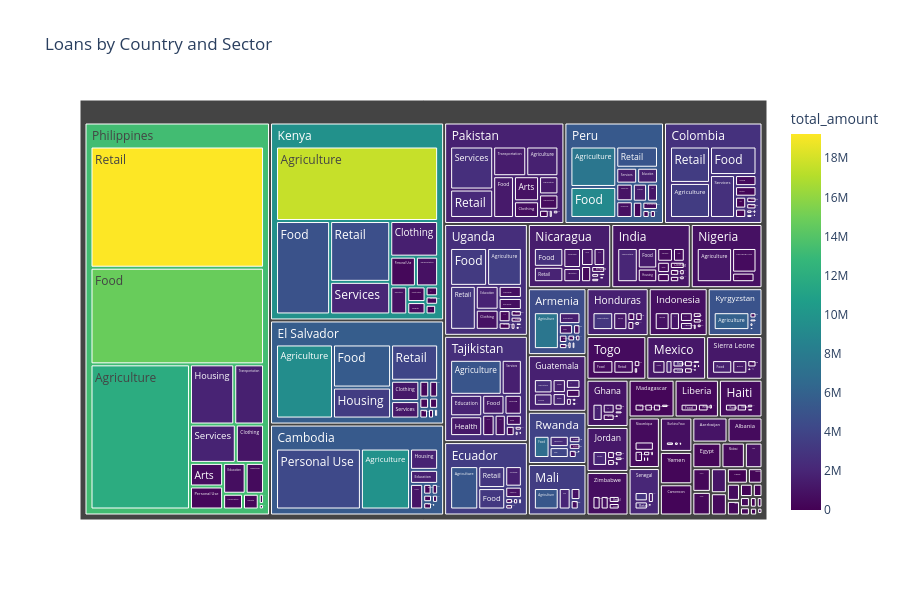

The cell this chart's notebook holds for it:
### Markdown cell above
_This cell defines a function to generate additional visualizations using data on poverty from the MPI dataset.  A choropleth map of loan counts, a choropleth map of poverty (MPI), a bubble map displaying loan volume versus MPI, and a treemap displaying loan distribution by country and sector are among the interactive visualizations that are created by combining country-level MPI values with the loan data.  Additionally, it conducts a correlation analysis using MPI and a heatmap that illustrates the connections between loan characteristics and poverty levels.  These images shed light on the relationship between loan activity and socioeconomic circumstances in various nations._

### Code cell
#  Additional Visualizations (corrected for your MPI file)
def mpi_visualisation(loans, data_path=DATA):
    # Load MPI data for poverty visuals
    mpi = pd.read_csv(data_path / 'kiva_mpi_region_locations.csv')

    # Merge with loans for country-level stats
    country_stats = loans.groupby('country', observed=True).agg(
        num_loans=('id','count'),
        total_amount=('loan_amount','sum'),
        funding_rate=('funded','mean')
    ).reset_index()
    country_mpi = mpi[['country','MPI']].drop_duplicates()
    country_merge = country_stats.merge(country_mpi, on='country', how='left')

    # --- World Map: Number of Loans ---
    fig1 = px.choropleth(
        country_merge, locations='country', locationmode='country names',
        color='num_loans', hover_data=['total_amount','funding_rate','MPI'],
        title='Global Kiva Loans'
    )
    fig1.update_layout(height=600)
    fig1.show()

    # --- World Map: Poverty (MPI) ---
    fig2 = px.choropleth(
        country_merge, locations='country', locationmode='country names',
        color='MPI', hover_data=['num_loans','total_amount','funding_rate'],
        title='Global Poverty (MPI)'
    )
    fig2.update_layout(height=600)
    fig2.show()

    # --- Bubble Map: Volume vs MPI ---
    fig3 = px.scatter_geo(
        country_merge, locations='country', locationmode='country names',
        size='total_amount', color='MPI',
        hover_name='country', hover_data=['num_loans','funding_rate'],
        projection='natural earth', title='Loan Volume vs Poverty'
    )
    fig3.update_layout(height=600)
    fig3.show()

    # --- Treemap: Country -> Sector ---
    sector_country = loans.groupby(['country','sector'], observed=True).agg(
        num_loans=('id','count'),
        total_amount=('loan_amount','sum')
    ).reset_index()
    fig4 = px.treemap(
        sector_country, path=['country','sector'], values='num_loans',
        color='total_amount', color_continuous_scale='Viridis',
        title='Loans by Country and Sector'
    )
    fig4.update_layout(height=600)
    fig4.show()

    # --- MPI Correlation Analysis ---
    merged_corr = loans.merge(country_mpi, on='country', how='left')
    num_cols = ['loan_amount','funded_amount','term_in_months','lender_count','funding_duration_days','MPI']
    sample_corr = merged_corr[num_cols].sample(n=min(20000,len(merged_corr)), random_state=42)
    corr_matrix = sample_corr.corr()
    plt.figure(figsize=(8,6))
    sns.heatmap(corr_matrix, annot=True, fmt='.2f', cmap='coolwarm')
    plt.title('Correlation Matrix including MPI')
    plt.tight_layout()
    plt.show()

# Usage
mpi_visualisation(loans)

### Figure 1 — Plotly figure (JSON) as saved in the notebook; plotly's stock layout.template omitted (floating-point values rounded to 4 significant figures; data arrays with more than 128 entries replaced by an {"elided": "..."} marker saying what was removed)
{"data": [{"branchvalues": "total", "customdata": {"elided": "747x1 float values"}, "domain": {"x": [0, 1], "y": [0, 1]}, "hovertemplate": "labels=%{label}<br>num_loans=%{value}<br>parent=%{parent}<br>id=%{id}<br>total_amount=%{color}<extra></extra>", "ids": {"elided": "747 str values"}, "labels": {"elided": "747 str values"}, "marker": {"coloraxis": "coloraxis", "colors": {"elided": "747 float values"}}, "name": "", "parents": {"elided": "747 str values"}, "type": "treemap", "values": {"elided": "747 float values"}}], "layout": {"coloraxis": {"colorbar": {"title": {"text": "total_amount"}}, "colorscale": [[0, "#440154"], [0.1111, "#482878"], [0.2222, "#3e4989"], [0.3333, "#31688e"], [0.4444, "#26828e"], [0.5556, "#1f9e89"], [0.6667, "#35b779"], [0.7778, "#6ece58"], [0.8889, "#b5de2b"], [1, "#fde725"]]}, "height": 600, "legend": {"tracegroupgap": 0}, "title": {"text": "Loans by Country and Sector"}}}
